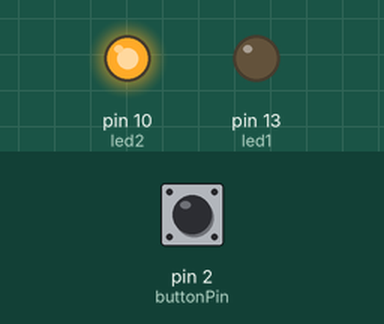
Simulated run of this sketch. Board: Arduino Uno, built with avr-gcc and run on an emulated ATmega328P. On the bench: output pins drawn as LEDs (lit = HIGH). The test bench sets the inputs (shaded band); at power-on: pin 2 (buttonPin) LOW.

Above: at 1.2 s.
1.3 s: pin 2 (buttonPin) pulled HIGH for 0.15 s
At 2.0 s:
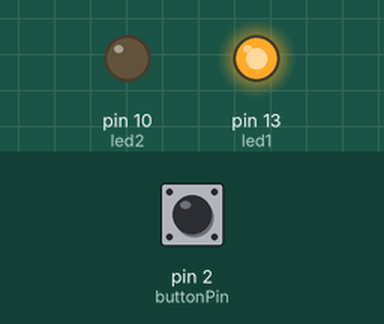
2.9 s: pin 2 (buttonPin) pulled HIGH for 1 s
At 3.2 s:
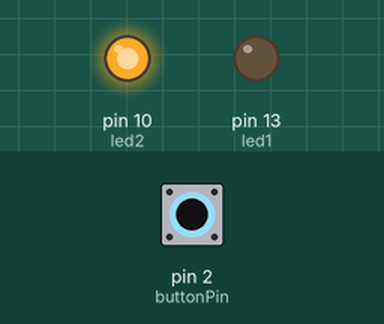
5.4 s: pin 2 (buttonPin) pulled HIGH for 3.2 s
At 6.3 s:
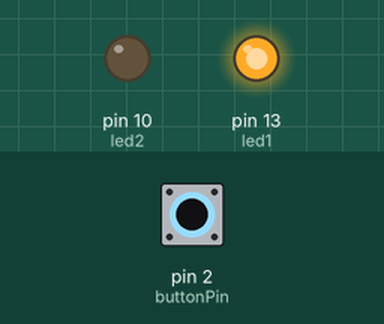
Timing chart, 0 to 8.4 s (numbered marks = the images above; inputs shaded):
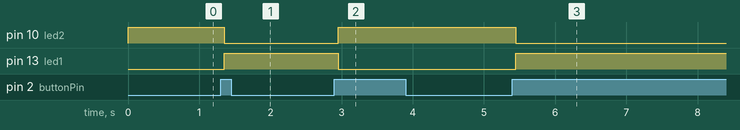

Measured:
- after the input at 1.3 s, pin 10 (led2): HIGH → LOW after 0.05 s; pin 13 (led1): LOW → HIGH after 0.05 s
- after the input at 2.9 s, pin 10 (led2): LOW → HIGH after 0.05 s; pin 13 (led1): HIGH → LOW after 0.05 s
- after the input at 5.4 s, pin 10 (led2): HIGH → LOW after 0.05 s; pin 13 (led1): LOW → HIGH after 0.05 s

The sketch:

3.4.2.ino
```cpp
//하나씩 키고꺼지기
int buttonPin=2;
int led1=13;
int led2=10;

int buttonPushCounter=0;
int buttonState=0;
int lastButtonState=0;

void setup() {
  // put your setup code here, to run once:

  pinMode(buttonPin,INPUT);
  pinMode(led1,OUTPUT);
  pinMode(led2,OUTPUT);
}

void loop() {
  // put your main code here, to run repeatedly:

  buttonState=digitalRead(buttonPin);

  if(lastButtonState!=buttonState){
    if(buttonState==1){
      buttonPushCounter++;
    }
    delay(50);
  }
  if(buttonPushCounter%2==1){
    digitalWrite(led1,HIGH);
    digitalWrite(led2,LOW);
  }
  else{
    digitalWrite(led1,LOW);
    digitalWrite(led2,HIGH);
  }
  lastButtonState=buttonState;
}
```
